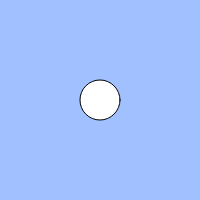
Frame 1 (no input)
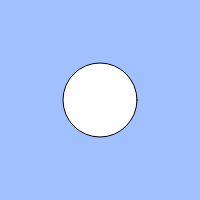
Frame 60 (no input)
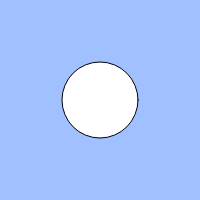
Frame 120 (the mouse pressed at the canvas centre since frame 60)

The p5.js sketch that drew these frames (run headless with seeded random() and noise() and a simulated clock; from frame 60 on, the mouse is pressed at the canvas centre):

// p5.js sketch
// ── sketch.js
// 練習問題「心臓の鼓動のように大きくなったり小さくなったりする円」
let count;
let cycle;
let size;
let minus;
let x;
let y;

function setup(){
  createCanvas(200, 200);
  count = 0;
  cycle = 100;
  size = 40;
  x = width / 2;
  y = height / 2;
}

function draw(){
  background(160, 192, 255);
  // count = (count + 1) % cycle;
  // BLANK[1]

  ellipse(x, y, size);

  if(keyIsDown(" ".charCodeAt(0))){
   minus = 3;
 } else {
  minus = 1;
 }

  if(size <= 50){
    size += 30;
  } else if(size > 50) {
    size -= minus;
  }

}
